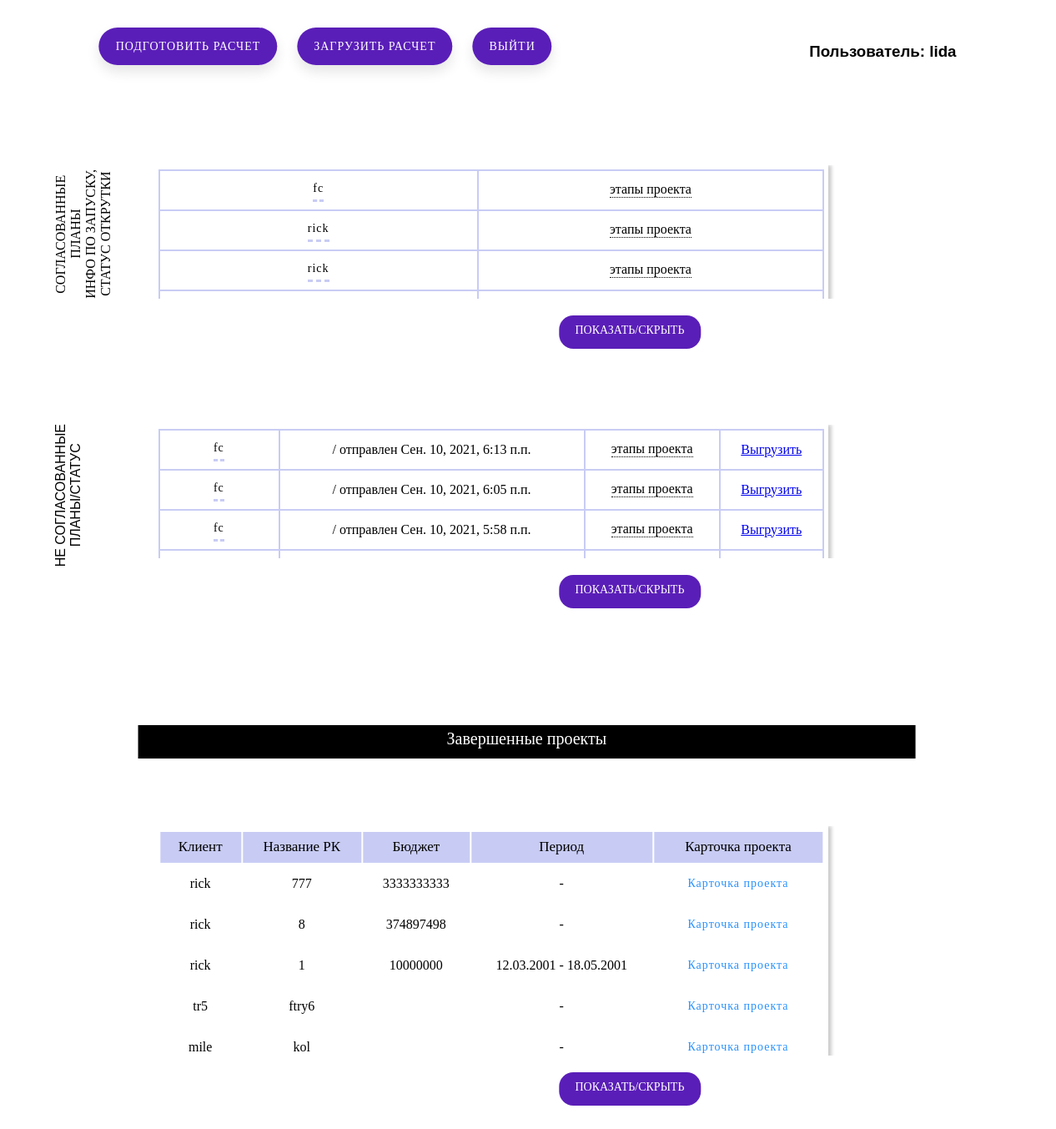
/ (signed in), run on an earlier commit of the app's database.
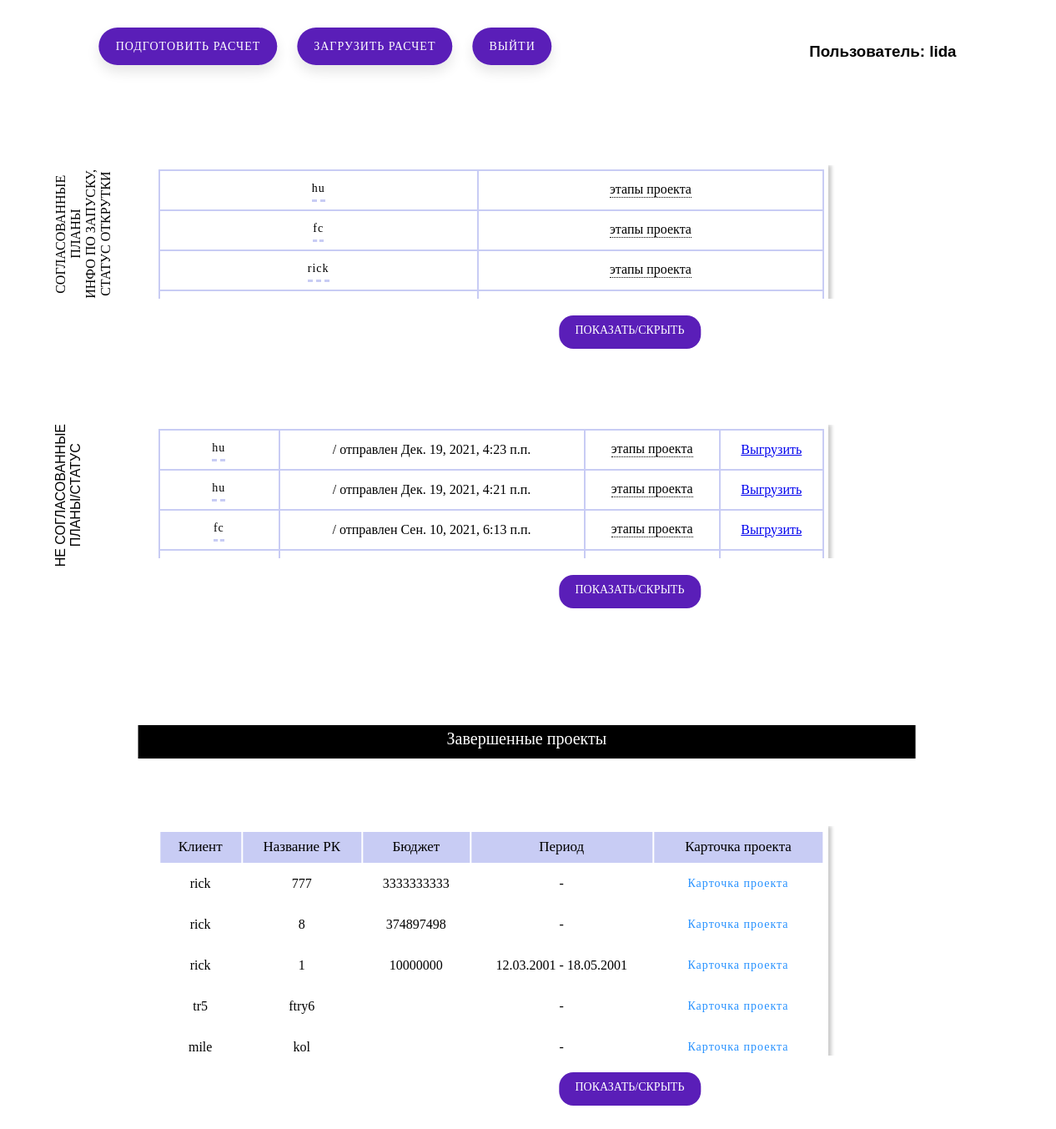
And on a later commit of the database.
### exel/models.py (models this page shows)
class Cleared(models.Model):
    username = models.CharField(max_length = 60)
    client = models.CharField(max_length = 50)
    name_rk = models.CharField(max_length = 200)
    mp = models.FileField(upload_to = content_file_name, null=True)
    comments = models.TextField(null=True)
    access = models.TextField(null=True)
    landing = models.CharField(max_length = 60, null=True)
    utm = models.FileField(upload_to = content_file_name, null=True)

class Client(models.Model):
    username = models.CharField(max_length = 60)
    client = models.CharField(max_length = 50)
    calculation = models.FileField('Файл расчета', upload_to = content_file_name, null=True)
    name_rk = models.CharField(max_length = 200)
    duploaded_at = models.DateTimeField(auto_now_add=True, null=True)
    comments = models.TextField(null=True)

class Complete(models.Model):
    username = models.CharField(max_length = 60)
    client = models.CharField(max_length = 50)
    name_rk = models.CharField(max_length = 200)
    budget = models.CharField(max_length = 30)
    period_c = models.CharField(max_length = 10)
    period_p = models.CharField(max_length = 10)

### exel/views.py (the view)
# urls.py: path('', views.main, name='main'),
def main(request, super_us = False):
    if request.user.is_authenticated:
        username = request.user.username
        data = {
            'files': Client.objects.filter(username=username)[::-1],
            'cleared': Cleared.objects.filter(username=username)[::-1],
            'complete': Complete.objects.filter(username=username)[::-1],
                }
        if request.user.is_superuser == 1:
            data['body'] = 'on'
            return render(request, 'base.html', data)
        data['body'] = 'off'
    else:
        return redirect('exel:login')
    return render(request, 'base.html', data)

### exel/templates/base.html (shortened to what this page needs)
{% load static %}
<!DOCTYPE html>
<html lang="ru">
<head>
    <link rel="stylesheet" href="{% static 'base.css' %}" type="text/css">
</head>
    {% block content %}
    <body>
    <div id="first">
    </div>
    <div id="base">
        <a href="{% url 'exel:prepare' %}" class="button">ПОДГОТОВИТЬ РАСЧЕТ</a>
        <a href="{% url 'exel:download_calc' %}" class="button">ЗАГРУЗИТЬ РАСЧЕТ</a>
    	<a href="{% url 'exel:logout' %}" class="button">Выйти</a>
    	{% if user.is_authenticated %}
            <h3 id="user">Пользователь: {{ user.username }}</h3>
        {% endif %}
    	<form method="post" class="cleared">
        	<p id="base">СОГЛАСОВАННЫЕ<br>ПЛАНЫ<br>ИНФО ПО ЗАПУСКУ,<br>СТАТУС ОТКРУТКИ</p>
            <div class="form">
            <div class="xpandable-block">
            <div class="tab">
            <table class="table_blur">
            	<tbody>
                	{% for name in cleared %}
                    	<tr>
                        	<td><a class="s1" href="{% url 'exel:but_cleared' name.name_rk %}">{{name.client}}</a>
                        	</td>
                        	<td>
                        	<div class="tooltip">этапы проекта
                            </div>
                        	</td>
                		</tr>
                	{% endfor %}
            	</tbody>
            </table>
        </div>
        </div>
        <label class="labeltable" for="button2">ПОКАЗАТЬ/CКРЫТЬ</label>
        </div>
    	</form>
    	<form  method="post" class="not_cleared">
        	<p id="not_cl">НЕ СОГЛАСОВАННЫЕ<br>ПЛАНЫ/СТАТУС</p>
        	<div class="formtable">
            <div class="xpandable-block">
            <div class="tab">
            	<table class="table_blur">
            		<tbody>
            			{% for name in files %}
                    	<tr>
                        	<td><a class="s1" href="{% url 'exel:but_not_cleared' name.name_rk %}">{{name.client}}</a></td>
                        	<td>/ отправлен {{name.duploaded_at}}</td>
                        	<td>
                        	<div class="tooltip">этапы проекта
                            </div>
                        	</td>
                            <td>
                                <a href="{{ name.calculation.url }}">Выгрузить</a>
                            </td>
                		</tr>
                	{% endfor %}
            	</tbody>
            </table>
        </div>
        </div>
        <label class="labeltable" for="button1">ПОКАЗАТЬ/CКРЫТЬ</label>
        </div>
	</form>
	<p id="end">Завершенные проекты</p>
    <form method="post" class="compl">
        	<div class="completeform">
            <div class="xpandable-block_c">
            <div class="tab">
            	<table class="table_blur_compl">
            		<tbody>
                		<tr class="name">
                        	<td>Клиент</td>
                        	<td>Название РК</td>
                        	<td>Бюджет</td>
                        	<td>Период</td>
                        	<td>Карточка проекта</td>
                        </tr>
            			{% for name in complete %}
                    	<tr>
                        	<td>{{name.client}}</td>
                        	<td>{{name.name_rk}}</td>
                        	<td>{{name.budget}}</td>
                        	<td>{{name.period_c}} - {{name.period_p}}</td>
                            <td>
                                <a class="s3" href="{% url 'exel:but_cleared' name.name_rk %}">Карточка проекта</a>
                            </td>
                		</tr>
                	{% endfor %}
            	</tbody>
            </table>
        </div>
        </div>
        <label class="label" for="button3">ПОКАЗАТЬ/CКРЫТЬ</label>
        </div>
	</form>
    <div id="end">
    </div>
	</div>
	</body>
	{% endblock %}
</html>

### exel/static/base.css (style rules this page uses)
body, html { width: 99%; height: 100%; }
.s1 { color: #000000; position: relative; text-decoration: none; display: inline-block; padding: 5px 10px; letter-spacing: 1px; margin: 0 20px; font-size: 14px; font-family: 'Fredoka One', cursive; transition: .3s ease-in-out; }
.s1:after { content: ""; display: block; position: relative; width: 100%; margin: auto; border-bottom: 3px dashed #C8CCF4; bottom: -5px; transition: .5s ease-in-out; }
a.s3 { color: #2691ff; border: 2px solid transparent; text-decoration: none; display: inline-block; padding: 5px 10px; letter-spacing: 1px; font-size: 14px; font-family: 'Fredoka One', cursive; transition: .3s ease-in-out; }
div#end { position: relative; top: 130px; height: 50px; width: 10px; background: transparent; }
h3#user { position: absolute; top: 3%; left: 72vw; font-family: CURSIVE, sans-serif; }
.completeform { position: relative; top: 100px; left: 10vw; }
.form { position: relative; top: 10%; left: 10vw; }
.formtable { position: relative; top: -100px; left: 10vw; }
.table_blur th, .table_blur td { border-style: solid; border-width: 0 1px 1px 0; border-color: white; }
.table_blur { text-align:center; }
.table_blur td { padding: 8px 5px; background: white; text-align: center; }
.table_blur tr td:last-child { border-right: none; }
.table_blur { background: #C8CCF4; text-align: center; max-width: 100%; width: 100% }
div.tab { padding: 5px; max-width: 70%; overflow-x: scroll; margin-bottom: 20px; box-shadow: 2px 2px 4px 2px rgba(0,0,0,.2) }
.xpandable-block { max-height: 160px; overflow: hidden; order: 0; -webkit-transition: max-height 1s; transition: max-height 1s; }
.xpandable-block_c { max-height: 275px; overflow: hidden; order: 0; -webkit-transition: max-height 1s; transition: max-height 1s; }
.labeltable { color: white; background: #5A1EB8; font-size: 14px; cursor: pointer; text-align: center; margin: 20px auto; display: block; width: 150px; height: 20px; font: justify; padding: 10px 10px; border-radius: 17px; }
.table_blur_compl th, .table_blur_compl td { border-style: solid; border-width: 0 1px 1px 0; border-color: #00000000; }
.table_blur_compl td { padding: 8px 15px; background: #00000000; text-align: center; }
.table_blur_compl tr:last-child td:first-child { border-radius: 0 0 0 10px; }
.table_blur_compl tr:last-child td:last-child { border-radius: 0 0 10px 0; }
.table_blur_compl tr td:last-child { border-right: none; }
.table_blur_compl { background: #00000000; text-align: center; max-width: 100%; width: 100% }
.label { border: none; color: white; background: #5A1EB8; font-size: 14px; cursor: pointer; text-align: center; margin: 20px auto; display: block; width: 150px; height: 20px; font: justify; padding: 10px 10px; border-radius: 17px; }
tr.name { background: #C8CCF4; text-align: center; max-width: 100%; width: 100%; font-family: Lobster, cursive; font-size: 17px; }
div#first { width: 90vw; height: 100vh; position: fixed; top: 50%; left: 50%; margin-right: -50%; transform: translate(-50%, -50%); }
div#base { width: 90vw; height: 100vh; position: relative; top: 50%; left: 50%; margin-right: -50%; transform: translate(-50%, -50%); }
#end { position: relative; top: 5vh; left: 50%; transform: translate(-50%, -50%); background: black; text-align: center; color: white; text-decoration: none; padding: 5px 10px; font-size: 20px; margin: 1px 3px; width: 80%; height: 30px; }
.button { position: relative; top: 30px; right: -50px; padding: 15px 20px; text-decoration: none; margin: 8px 10px; cursor: pointer; width: 200px; height: 35px; border-radius: 45px; font-family: Libre Baskerville, serif; font-size: 14px; text-transform: uppercase; text-align: center; letter-spacing: 1px; line-height: 35px; color: white; background: #5A1EB8; box-shadow: 0 8px 15px rgba(0, 0, 0, .1); transition: .3s; }
p#base { position: relative; text-align: center; top: 20vh; left: -10px; font-family: 'Bitter', serif; writing-mode: tb-rl; transform: rotate(180deg); }
.tooltip { position: relative; display: inline-block; border-bottom: 1px dotted black; }
p#not_cl { position: relative; text-align: center; top: 70px; left: -10px; writing-mode: tb-rl;font-family: 'Krona One', sans-serif; transform: rotate(180deg); }
table#myTable th, td { text-align: left; padding: 16px; }
table#myTable1 th, td { text-align: left; padding: 16px; }

What changed in the data, as far as the page shows it:
no longer on this page (row edited): Cleared: client "rick"
no longer on this page (row unchanged): Client: client "fc", duploaded_at "Сен. 10, 2021, 6:05 п.п."
no longer on this page (row unchanged): Client: client "fc", duploaded_at "Сен. 10, 2021, 5:58 п.п."
added Cleared: client "hu"
added Client: client "hu", duploaded_at "Дек. 19, 2021, 4:23 п.п."
added Client: client "hu", duploaded_at "Дек. 19, 2021, 4:21 п.п."
